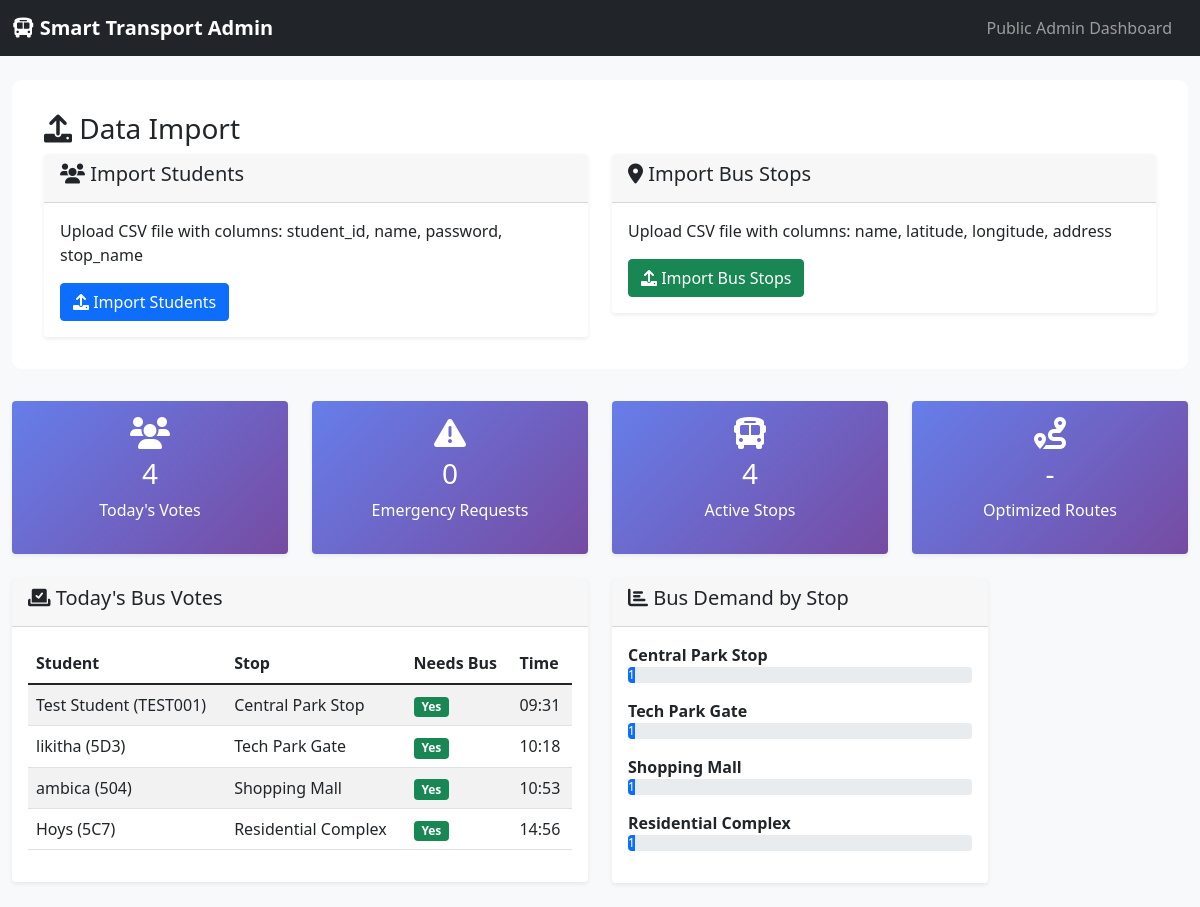
Before: /admin/dashboard with the older database file.
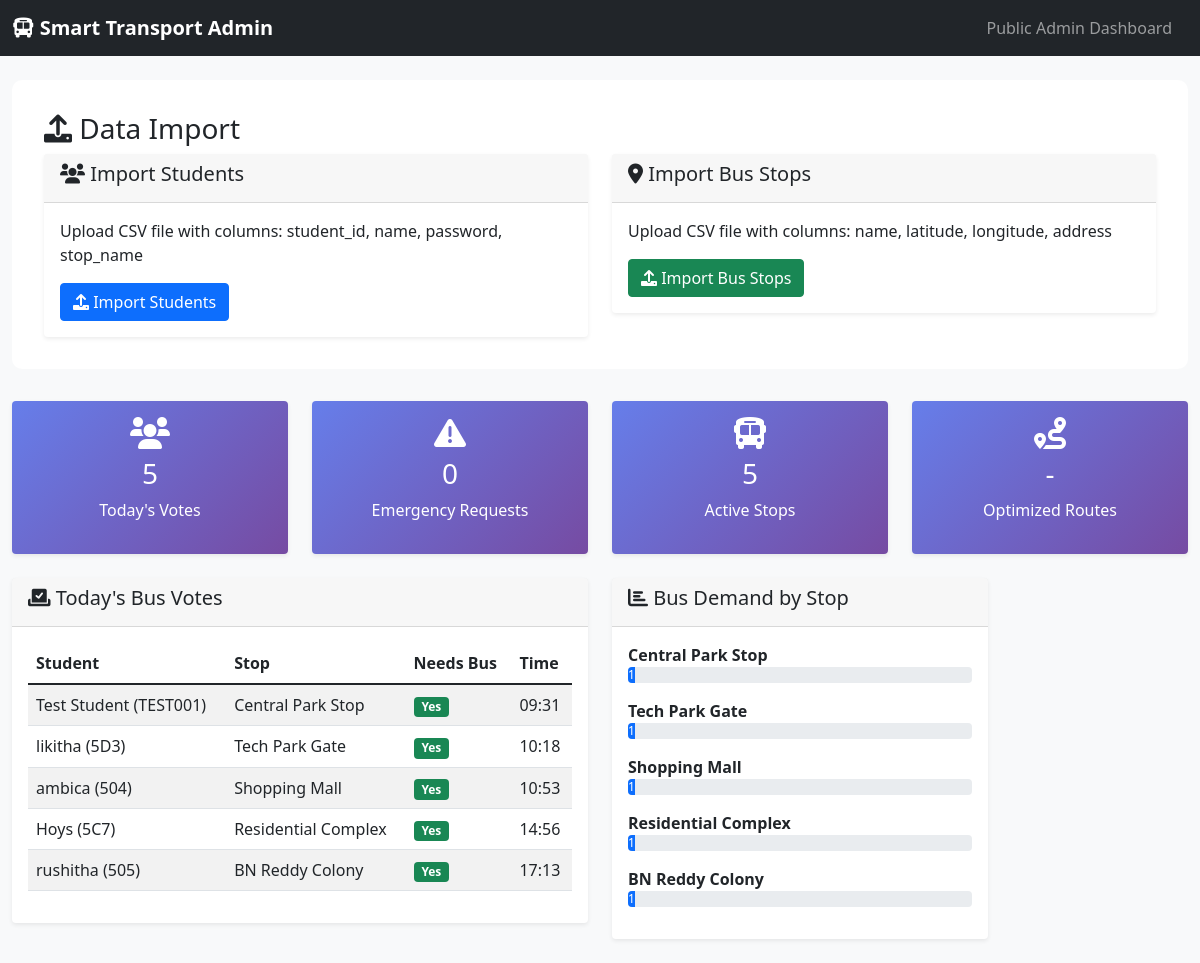
After: the same page with the newer database file.
### app.py (models this page shows)
class DailyVote(db.Model):
    id = db.Column(db.Integer, primary_key=True)
    student_id = db.Column(db.Integer, db.ForeignKey('student.id'), nullable=False)
    vote_date = db.Column(db.Date, nullable=False)
    needs_bus = db.Column(db.Boolean, nullable=False)
    voted_at = db.Column(db.DateTime, default=datetime.utcnow)
    __table_args__ = (db.UniqueConstraint('student_id', 'vote_date', name='unique_daily_vote'),)

class Student(UserMixin, db.Model):
    id = db.Column(db.Integer, primary_key=True)
    student_id = db.Column(db.String(20), unique=True, nullable=False)
    name = db.Column(db.String(100), nullable=False)
    password_hash = db.Column(db.String(120), nullable=False)
    stop_id = db.Column(db.Integer, db.ForeignKey('bus_stop.id'), nullable=False)
    created_at = db.Column(db.DateTime, default=datetime.utcnow)
    stop = db.relationship('BusStop', backref='students')
    votes = db.relationship('DailyVote', backref='student', lazy=True)
    emergency_requests = db.relationship('EmergencyRequest', backref='student', lazy=True)

class BusStop(db.Model):
    id = db.Column(db.Integer, primary_key=True)
    name = db.Column(db.String(100), nullable=False)
    latitude = db.Column(db.Float, nullable=False)
    longitude = db.Column(db.Float, nullable=False)
    address = db.Column(db.String(200))
    created_at = db.Column(db.DateTime, default=datetime.utcnow)

### app.py (the view)
@app.route('/admin/dashboard')
def admin_dashboard_secure():
    today = datetime.now().date()
    votes = db.session.query(DailyVote, Student, BusStop).join(
        Student, DailyVote.student_id == Student.id
    ).join(
        BusStop, Student.stop_id == BusStop.id
    ).filter(DailyVote.vote_date == today).all()
    emergency_requests = db.session.query(EmergencyRequest, Student, BusStop).join(
        Student, EmergencyRequest.student_id == Student.id
    ).join(
        BusStop, EmergencyRequest.stop_id == BusStop.id
    ).filter(
        EmergencyRequest.request_time >= datetime.now() - timedelta(hours=1)
    ).all()
    stop_demands = {}
    for vote, student, stop in votes:
        if vote.needs_bus:
            if stop.id not in stop_demands:
                stop_demands[stop.id] = {
                    'stop': stop,
                    'count': 0,
                    'students': []
                }
            stop_demands[stop.id]['count'] += 1
            stop_demands[stop.id]['students'].append(student)
    return render_template('admin_dashboard_secure.html',
                         votes=votes,
                         emergency_requests=emergency_requests,
                         stop_demands=stop_demands)

### templates/admin_dashboard_secure.html (shortened to what this page needs)
<!DOCTYPE html>
<html lang="en">
<head>
    <link href="https://cdn.jsdelivr.net/npm/bootstrap@5.1.3/dist/css/bootstrap.min.css" rel="stylesheet">
    <link href="https://cdnjs.cloudflare.com/ajax/libs/font-awesome/6.0.0/css/all.min.css" rel="stylesheet">
</head>
<body>
    <nav class="navbar navbar-expand-lg navbar-dark bg-dark">
        <div class="container-fluid">
            <a class="navbar-brand" href="#">
                <i class="fas fa-bus"></i> Smart Transport Admin
            </a>
            <div class="navbar-nav ms-auto">
                <span class="navbar-text me-3">Public Admin Dashboard</span>
            </div>
        </div>
    </nav>
    <div class="container-fluid mt-4">
        <div class="import-section">
            <h3><i class="fas fa-upload"></i> Data Import</h3>
            <div class="row">
                <div class="col-md-6">
                    <div class="card">
                        <div class="card-header">
                            <h5><i class="fas fa-users"></i> Import Students</h5>
                        </div>
                        <div class="card-body">
                            <p>Upload CSV file with columns: student_id, name, password, stop_name</p>
                            <a href="{{ url_for('import_students') }}" class="btn btn-primary">
                                <i class="fas fa-upload"></i> Import Students
                            </a>
                        </div>
                    </div>
                </div>
                <div class="col-md-6">
                    <div class="card">
                        <div class="card-header">
                            <h5><i class="fas fa-map-marker-alt"></i> Import Bus Stops</h5>
                        </div>
                        <div class="card-body">
                            <p>Upload CSV file with columns: name, latitude, longitude, address</p>
                            <a href="{{ url_for('import_stops') }}" class="btn btn-success">
                                <i class="fas fa-upload"></i> Import Bus Stops
                            </a>
                        </div>
                    </div>
                </div>
            </div>
        </div>
        <div class="row mb-4">
            <div class="col-md-3">
                <div class="card stats-card">
                    <div class="card-body text-center">
                        <i class="fas fa-users fa-2x mb-2"></i>
                        <h3>{{ votes|length }}</h3>
                        <p>Today's Votes</p>
                    </div>
                </div>
            </div>
            <div class="col-md-3">
                <div class="card stats-card">
                    <div class="card-body text-center">
                        <i class="fas fa-exclamation-triangle fa-2x mb-2"></i>
                        <h3>{{ emergency_requests|length }}</h3>
                        <p>Emergency Requests</p>
                    </div>
                </div>
            </div>
            <div class="col-md-3">
                <div class="card stats-card">
                    <div class="card-body text-center">
                        <i class="fas fa-bus fa-2x mb-2"></i>
                        <h3>{{ stop_demands|length }}</h3>
                        <p>Active Stops</p>
                    </div>
                </div>
            </div>
            <div class="col-md-3">
                <div class="card stats-card">
                    <div class="card-body text-center">
                        <i class="fas fa-route fa-2x mb-2"></i>
                        <h3 id="route-count">-</h3>
                        <p>Optimized Routes</p>
                    </div>
                </div>
            </div>
        </div>
        <div class="row mb-4">
            <div class="col-md-6">
                <div class="card">
                    <div class="card-header">
                        <h5><i class="fas fa-vote-yea"></i> Today's Bus Votes</h5>
                    </div>
                    <div class="card-body">
                        {% if votes %}
                            <div class="table-responsive">
                                <table class="table table-striped">
                                    <thead>
                                        <tr>
                                            <th>Student</th>
                                            <th>Stop</th>
                                            <th>Needs Bus</th>
                                            <th>Time</th>
                                        </tr>
                                    </thead>
                                    <tbody>
                                        {% for vote, student, stop in votes %}
                                        <tr>
                                            <td>{{ student.name }} ({{ student.student_id }})</td>
                                            <td>{{ stop.name }}</td>
                                            <td>
                                                {% if vote.needs_bus %}
                                                    <span class="badge bg-success">Yes</span>
                                                {% else %}
                                                    <span class="badge bg-danger">No</span>
                                                {% endif %}
                                            </td>
                                            <td>{{ vote.voted_at.strftime('%H:%M') }}</td>
                                        </tr>
                                        {% endfor %}
                                    </tbody>
                                </table>
                            </div>
                        {% else %}
                            <p class="text-muted">No votes recorded today.</p>
                        {% endif %}
                    </div>
                </div>
            </div>
            <div class="col-md-4">
                <div class="card">
                    <div class="card-header">
                        <h5><i class="fas fa-chart-bar"></i> Bus Demand by Stop</h5>
                    </div>
                    <div class="card-body">
                        {% if stop_demands %}
                            {% for stop_id, data in stop_demands.items() %}
                                <div class="mb-3">
                                    <strong>{{ data.stop.name }}</strong>
                                    <div class="progress">
                                        <div class="progress-bar bg-primary" style="width: {{ (data.count / 50 * 100) }}%">
                                            {{ data.count }} students
                                        </div>
                                    </div>
                                </div>
                            {% endfor %}
                        {% else %}
                            <p class="text-muted">No bus demand data available.</p>
                        {% endif %}
                    </div>
                </div>
            </div>
        </div>
    </div>
</body>
</html>

### templates/admin_dashboard_secure.html (style rules this page uses)
body { background-color: #f8f9fa; }
.navbar-brand { font-weight: bold; }
.card { border: none; box-shadow: 0 0.125rem 0.25rem rgba(0,0,0,0.075); }
.stats-card { background: linear-gradient(135deg, #667eea 0%, #764ba2 100%); color: white; }
.import-section { background: white; padding: 2rem; border-radius: 10px; margin-bottom: 2rem; }

Changed rows visible on the page:
added DailyVote: name "rushitha", student_id "505", name "BN Reddy Colony", needs_bus "Yes", voted_at "17:13"
added BusStop: stop.name "BN Reddy Colony"
Other visible differences:
{{ votes|length }}: "4" → "5"
{{ stop_demands|length }}: "4" → "5"
new list line: "1…"
